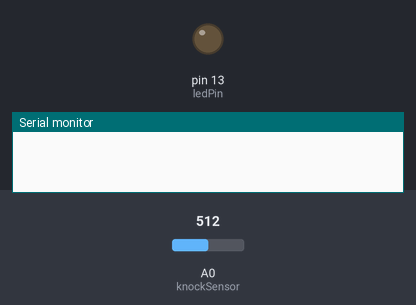
The sketch below on a simulated Arduino Uno, built with avr-gcc and run on an emulated ATmega328P. On the bench: output pins drawn as LEDs (lit = HIGH), the last lines printed to the serial monitor. Dashed ring = blinking. The inputs (shaded band) are chosen by the test bench; at power-on: A0 (knockSensor) = 512.

Above: at 1.2 s.
1.3 s: A0 (knockSensor) set to 602
2.8 s: A0 (knockSensor) set to 626
At 3.05 s:
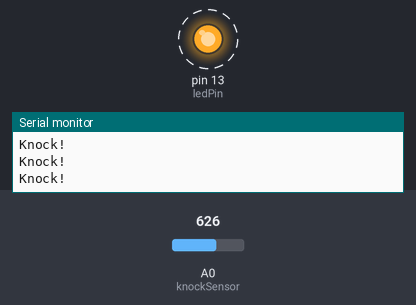
5.8 s: A0 (knockSensor) set to 370
8.8 s: A0 (knockSensor) set to 342
At 8.8 s:
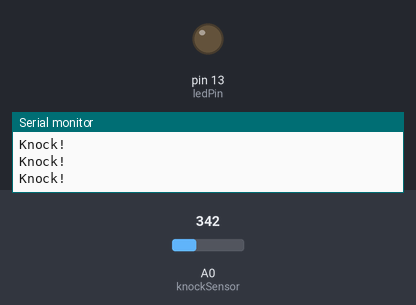
10.3 s: A0 (knockSensor) set to 511
At 10.56 s:
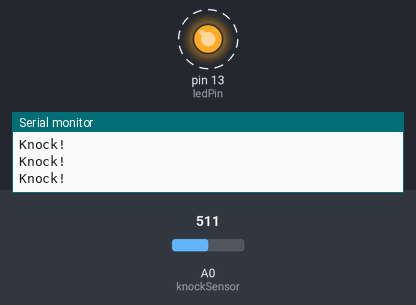
Timing chart, 0 to 14.3 s (numbered marks = the images above; inputs shaded):
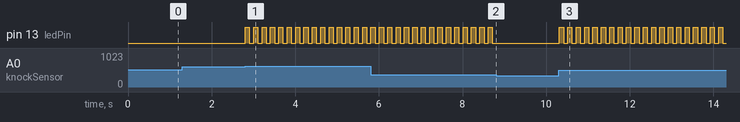

Measured:
- the behaviour switches between 611 and 612 on A0 (knockSensor) (found by bisection; images 0 and 1)
- the behaviour switches between 356 and 355 on A0 (knockSensor) (found by bisection; images 1 and 2)
- after the input at 1.3 s, every drawn part: stays the same
- after the input at 2.8 s, pin 13 (ledPin): alternates HIGH for 0.10 s and LOW for 0.10 s, starting at once
- after the input at 8.8 s, pin 13 (ledPin): stops changing and stays LOW
- after the input at 10.3 s, pin 13 (ledPin): alternates HIGH for 0.10 s and LOW for 0.10 s, starting at once

The sketch:

knot_arduino_02.ino
```cpp
/* Knock Sensor

   ----------------


   Program using a Piezo element as if it was a knock sensor.


   We have to basically listen to an analog pin and detect

   if the signal goes over a certain threshold. It writes

   "knock" to the serial port if the Threshold is crossed,

   and toggles the LED on pin 13.


   (cleft) 2005 D. Cuartielles for K3

   edited by Scott Fitzgerald 14 April 2013

*/


int ledPin = 13;

int knockSensor = A0;

byte val = 0;

int statePin = LOW;

int THRESHOLD = 100;

void setup() {

  pinMode(ledPin, OUTPUT);

  Serial.begin(115200);

}

void loop() {

  val = analogRead(knockSensor);

  if (val >= THRESHOLD) {

    statePin = !statePin;

    digitalWrite(ledPin, statePin);

    Serial.println("Knock!");

  }

  delay(100);  // we have to make a delay to avoid overloading the serial port

}
```
